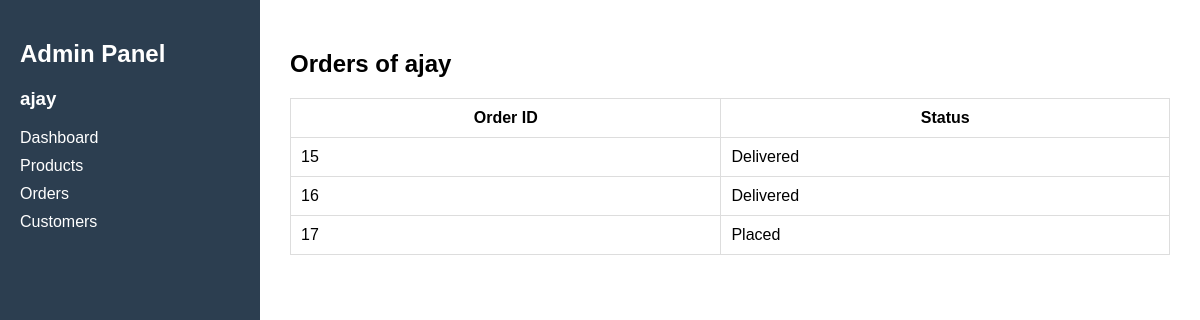
Page /admin-customer/63/ (signed in) on the committed database.
### category/models.py (models this page shows, shortened)
class Order(models.Model):
    STATUS_CHOICES = (
        ('Placed', 'Placed'),
        ('Shipped', 'Shipped'),
        ('Delivered', 'Delivered'),
        ('Cancelled', 'Cancelled'),
    )
    PAYMENT_CHOICES = (
        ('COD', 'Cash On Delivery'),
        ('CARD', 'Card Payment'),
        ('UPI', 'UPI Payment'),
    )
    PAYMENT_STATUS = (
        ('Pending', 'Pending'),
        ('Paid', 'Paid'),
        ('Failed', 'Failed'),
    )
    user = models.ForeignKey(User, on_delete=models.CASCADE)
    total_amount = models.DecimalField(max_digits=10, decimal_places=2)
    discount_amount = models.DecimalField(max_digits=10, decimal_places=2, default=0)
    status = models.CharField(
        max_length=20,
        choices=STATUS_CHOICES,
        default='Placed'
    )
    payment_method = models.CharField(
        max_length=10,
        choices=PAYMENT_CHOICES,
        default='COD'
    )
    payment_status = models.CharField(
        max_length=10,
        choices=PAYMENT_STATUS,
        default='Pending'
    )
    created_at = models.DateTimeField(auto_now_add=True)
    estimated_delivery = models.DateTimeField(null=True, blank=True)
    delivered_at = models.DateTimeField(null=True, blank=True)
    stock_reduced = models.BooleanField(default=False)
    coins_used = models.IntegerField(default=0)
    coins_added = models.BooleanField(default=False)

### category/views.py (the view)
# urls.py: path("admin-customer/<int:user_id>/", views.customer_orders, name="customer_orders"),
def customer_orders(request, user_id):
    user = User.objects.get(id=user_id)
    orders = Order.objects.filter(user=user)
    return render(request,"admindashboard/customer_orders.html",{
        "customer":user,
        "orders":orders
    })

### category/templates/admindashboard/customer_orders.html
{% extends "admindashboard/base.html" %}
{% block content %}
<h2>Orders of {{customer.username}}</h2>
<table>
<tr>
<th>Order ID</th>
<th>Status</th>
</tr>
{% for order in orders %}
<tr>
<td>{{order.id}}</td>
<td>{{order.status}}</td>
</tr>
{% endfor %}
</table>
{% endblock %}

### category/templates/admindashboard/base.html (shortened to what this page needs)
<!DOCTYPE html>
<html>
<head>
</head>
<body>
<div class="sidebar">
<h2>Admin Panel</h2>
<h3>{{request.user.username}}</h3>
<a href="{% url 'admin_dashboard' %}">Dashboard</a>
<a href="{% url 'admin_products' %}">Products</a>
<a href="{% url 'admin_orders' %}">Orders</a>
<a href="{% url 'admin_customers' %}">Customers</a>
</div>
<div class="content">
{% block content %}
{% endblock %}
</div>
</body>
</html>

### category/templates/admindashboard/base.html (style rules this page uses)
body { margin:0; font-family:Arial; display:flex; }
.sidebar { width:220px; background:#2c3e50; color:white; height:100vh; padding:20px; }
.sidebar a { display:block; color:white; text-decoration:none; margin:10px 0; }
.content { flex:1; padding:30px; }
table { width:100%; border-collapse:collapse; }
th,td { border:1px solid #ddd; padding:10px; }

### rows in the picture
Order: id "15", status "Delivered"
Order: id "16", status "Delivered"
Order: id "17", status "Placed"

### other values in the picture
{{ request.user.username }} "ajay"
{{ customer.username }} "ajay"
